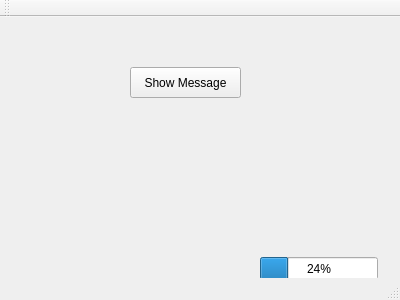
<?xml version="1.0" encoding="UTF-8"?>
<ui version="4.0">
 <class>MainWindow</class>
 <widget class="QMainWindow" name="MainWindow">
  <property name="geometry">
   <rect>
    <x>0</x>
    <y>0</y>
    <width>400</width>
    <height>300</height>
   </rect>
  </property>
  <property name="windowTitle">
   <string>MainWindow</string>
  </property>
  <widget class="QWidget" name="centralWidget">
   <widget class="QPushButton" name="pushButton">
    <property name="geometry">
     <rect>
      <x>130</x>
      <y>50</y>
      <width>111</width>
      <height>31</height>
     </rect>
    </property>
    <property name="text">
     <string>Show Message</string>
    </property>
   </widget>
   <widget class="QProgressBar" name="progressBar">
    <property name="geometry">
     <rect>
      <x>260</x>
      <y>240</y>
      <width>118</width>
      <height>23</height>
     </rect>
    </property>
    <property name="value">
     <number>24</number>
    </property>
   </widget>
  </widget>
  <widget class="QMenuBar" name="menuBar">
   <property name="geometry">
    <rect>
     <x>0</x>
     <y>0</y>
     <width>400</width>
     <height>21</height>
    </rect>
   </property>
  </widget>
  <widget class="QToolBar" name="mainToolBar">
   <attribute name="toolBarArea">
    <enum>TopToolBarArea</enum>
   </attribute>
   <attribute name="toolBarBreak">
    <bool>false</bool>
   </attribute>
  </widget>
  <widget class="QStatusBar" name="statusBar"/>
 </widget>
 <layoutdefault spacing="6" margin="11"/>
 <resources/>
 <connections/>
</ui>
